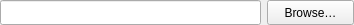
<?xml version="1.0" encoding="UTF-8"?>
<ui version="4.0">
 <class>DirField</class>
 <widget class="QWidget" name="DirField">
  <property name="geometry">
   <rect>
    <x>0</x>
    <y>0</y>
    <width>354</width>
    <height>25</height>
   </rect>
  </property>
  <property name="sizePolicy">
   <sizepolicy hsizetype="Preferred" vsizetype="Preferred">
    <horstretch>0</horstretch>
    <verstretch>0</verstretch>
   </sizepolicy>
  </property>
  <property name="windowTitle">
   <string>Form</string>
  </property>
  <layout class="QHBoxLayout" name="horizontalLayout" stretch="3,1">
   <property name="leftMargin">
    <number>0</number>
   </property>
   <property name="topMargin">
    <number>0</number>
   </property>
   <property name="rightMargin">
    <number>0</number>
   </property>
   <property name="bottomMargin">
    <number>0</number>
   </property>
   <item>
    <widget class="QLineEdit" name="label">
     <property name="sizePolicy">
      <sizepolicy hsizetype="Expanding" vsizetype="Preferred">
       <horstretch>0</horstretch>
       <verstretch>0</verstretch>
      </sizepolicy>
     </property>
    </widget>
   </item>
   <item>
    <widget class="QPushButton" name="pushButton">
     <property name="sizePolicy">
      <sizepolicy hsizetype="Preferred" vsizetype="Preferred">
       <horstretch>0</horstretch>
       <verstretch>0</verstretch>
      </sizepolicy>
     </property>
     <property name="text">
      <string>Browse…</string>
     </property>
    </widget>
   </item>
  </layout>
 </widget>
 <resources/>
 <connections/>
</ui>
